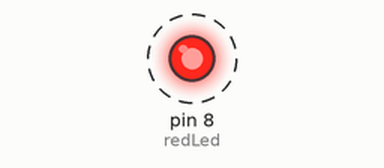
This sketch was run on a simulated Arduino Uno, built with avr-gcc and run on an emulated ATmega328P. Shown: output pins drawn as LEDs (lit = HIGH). Dashed ring = blinking.

Above: at 0.4 s.
Timing chart, 0 to 3.0 s (numbered marks = the images above):
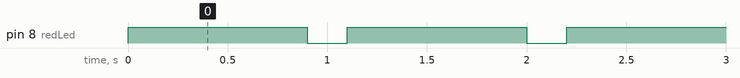

Measured:
- by itself, pin 8 (redLed): alternates HIGH for 0.90 s and LOW for 0.20 s

The sketch:

sketch_mar30a.ino
```cpp
int redLed = 8;
void setup() {
  pinMode(redLed,  OUTPUT);
}

void loop() {
    digitalWrite(redLed,  HIGH);
    delay(900);
    digitalWrite(redLed,  LOW);
    delay(200);
    digitalWrite(redLed,  HIGH);
    delay(900);
    digitalWrite(redLed,  LOW);
    delay(200);
}
```
